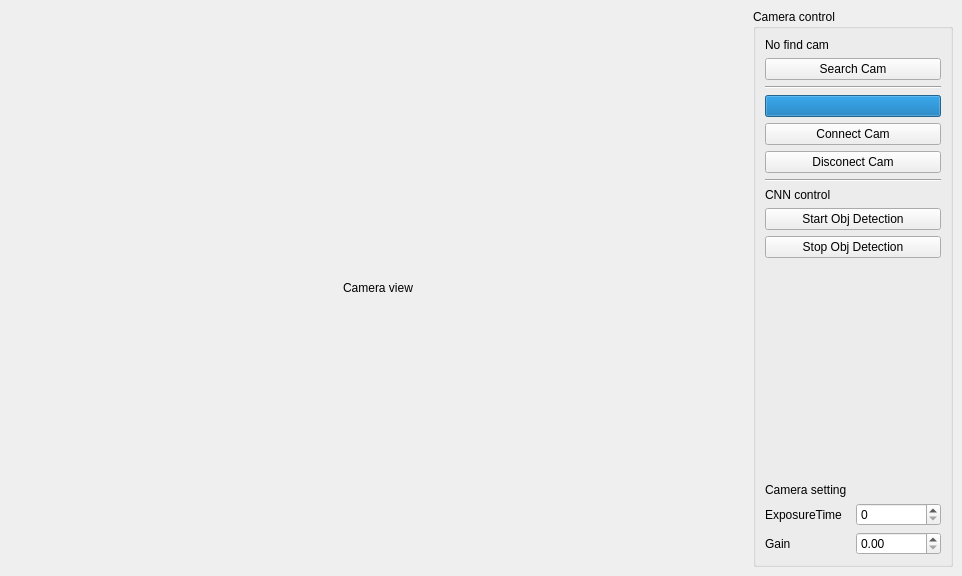
<?xml version="1.0" encoding="UTF-8"?>
<ui version="4.0">
 <class>MainWindow</class>
 <widget class="QMainWindow" name="MainWindow">
  <property name="geometry">
   <rect>
    <x>0</x>
    <y>0</y>
    <width>962</width>
    <height>576</height>
   </rect>
  </property>
  <property name="windowTitle">
   <string>MainWindow</string>
  </property>
  <widget class="QWidget" name="centralwidget">
   <layout class="QGridLayout" name="gridLayout_2">
    <item row="0" column="0">
     <widget class="QWidget" name="videoWidget" native="true">
      <property name="autoFillBackground">
       <bool>false</bool>
      </property>
      <layout class="QVBoxLayout" name="verticalLayout">
       <item>
        <widget class="QLabel" name="label">
         <property name="enabled">
          <bool>true</bool>
         </property>
         <property name="minimumSize">
          <size>
           <width>720</width>
           <height>540</height>
          </size>
         </property>
         <property name="text">
          <string>Camera view</string>
         </property>
         <property name="alignment">
          <set>Qt::AlignmentFlag::AlignCenter</set>
         </property>
        </widget>
       </item>
      </layout>
     </widget>
    </item>
    <item row="0" column="1">
     <widget class="QGroupBox" name="groupBoxButton">
      <property name="minimumSize">
       <size>
        <width>200</width>
        <height>0</height>
       </size>
      </property>
      <property name="maximumSize">
       <size>
        <width>210</width>
        <height>16777215</height>
       </size>
      </property>
      <property name="title">
       <string>Camera control</string>
      </property>
      <layout class="QVBoxLayout" name="verticalLayout_2">
       <item>
        <widget class="QLabel" name="Cam_find_label">
         <property name="text">
          <string>No find cam</string>
         </property>
        </widget>
       </item>
       <item>
        <widget class="QPushButton" name="searchCam">
         <property name="text">
          <string>Search Cam</string>
         </property>
        </widget>
       </item>
       <item>
        <widget class="Line" name="line">
         <property name="orientation">
          <enum>Qt::Orientation::Horizontal</enum>
         </property>
        </widget>
       </item>
       <item>
        <widget class="QProgressBar" name="cameraStatusProgressBar">
         <property name="value">
          <number>100</number>
         </property>
         <property name="textVisible">
          <bool>false</bool>
         </property>
         <property name="orientation">
          <enum>Qt::Orientation::Horizontal</enum>
         </property>
         <property name="invertedAppearance">
          <bool>false</bool>
         </property>
         <property name="textDirection">
          <enum>QProgressBar::Direction::TopToBottom</enum>
         </property>
         <property name="format">
          <string>%p%</string>
         </property>
        </widget>
       </item>
       <item>
        <widget class="QPushButton" name="pushButtonConnectCam">
         <property name="text">
          <string>Connect Cam</string>
         </property>
        </widget>
       </item>
       <item>
        <widget class="QPushButton" name="pushButtonDisconectCam">
         <property name="text">
          <string>Disconect Cam</string>
         </property>
        </widget>
       </item>
       <item>
        <layout class="QVBoxLayout" name="CnnLayout">
         <item>
          <widget class="Line" name="line_2">
           <property name="orientation">
            <enum>Qt::Orientation::Horizontal</enum>
           </property>
          </widget>
         </item>
         <item>
          <widget class="QLabel" name="cnn_control_label">
           <property name="text">
            <string>CNN control</string>
           </property>
          </widget>
         </item>
         <item>
          <widget class="QPushButton" name="pushButtonStartObjDetectCnn">
           <property name="text">
            <string>Start Obj Detection</string>
           </property>
          </widget>
         </item>
         <item>
          <widget class="QPushButton" name="pushButtonStopObjDetectCnn">
           <property name="text">
            <string>Stop Obj Detection</string>
           </property>
          </widget>
         </item>
        </layout>
       </item>
       <item>
        <spacer name="verticalSpacer">
         <property name="orientation">
          <enum>Qt::Orientation::Vertical</enum>
         </property>
         <property name="sizeHint" stdset="0">
          <size>
           <width>20</width>
           <height>40</height>
          </size>
         </property>
        </spacer>
       </item>
       <item>
        <widget class="QLabel" name="camera_setting_label">
         <property name="text">
          <string>Camera setting</string>
         </property>
        </widget>
       </item>
       <item>
        <layout class="QGridLayout" name="gridLayout">
         <item row="1" column="0">
          <widget class="QLabel" name="gain_lable">
           <property name="text">
            <string>Gain</string>
           </property>
          </widget>
         </item>
         <item row="0" column="1">
          <widget class="QSpinBox" name="exposureTime_spinBox"/>
         </item>
         <item row="0" column="0">
          <widget class="QLabel" name="exposureTime_lable">
           <property name="text">
            <string>ExposureTime</string>
           </property>
          </widget>
         </item>
         <item row="1" column="1">
          <widget class="QDoubleSpinBox" name="gain_doubleSpinBox"/>
         </item>
        </layout>
       </item>
      </layout>
     </widget>
    </item>
   </layout>
  </widget>
 </widget>
 <resources/>
 <connections/>
</ui>
